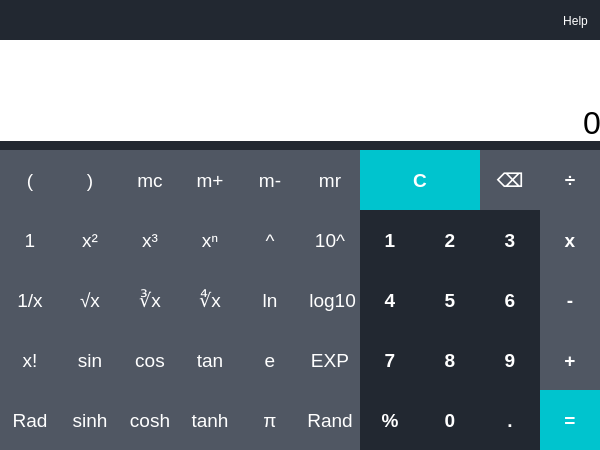
<?xml version="1.0" encoding="UTF-8"?>
<ui version="4.0">
 <class>Dialog</class>
 <widget class="QDialog" name="Dialog">
  <property name="geometry">
   <rect>
    <x>0</x>
    <y>0</y>
    <width>600</width>
    <height>450</height>
   </rect>
  </property>
  <property name="windowTitle">
   <string>Dialog</string>
  </property>
  <property name="styleSheet">
   <string notr="true">background-color:rgb(34, 40, 49);


</string>
  </property>
  <widget class="QPushButton" name="button_help">
   <property name="geometry">
    <rect>
     <x>550</x>
     <y>10</y>
     <width>51</width>
     <height>21</height>
    </rect>
   </property>
   <property name="styleSheet">
    <string notr="true">QPushButton{
color:rgb(255,255,255);
border-style:none
}

QPushButton:hover{
color:rgb(0,0,0);
background-color:rgb(149, 153, 160);
border-radius: 25px;

}</string>
   </property>
   <property name="text">
    <string>Help</string>
   </property>
  </widget>
  <widget class="QLabel" name="label">
   <property name="geometry">
    <rect>
     <x>0</x>
     <y>40</y>
     <width>601</width>
     <height>101</height>
    </rect>
   </property>
   <property name="font">
    <font>
     <family>Microsoft YaHei UI</family>
     <pointsize>24</pointsize>
    </font>
   </property>
   <property name="styleSheet">
    <string notr="true">background-color:rgb(255, 255, 255);
</string>
   </property>
   <property name="text">
    <string>0</string>
   </property>
   <property name="alignment">
    <set>Qt::AlignBottom|Qt::AlignRight|Qt::AlignTrailing</set>
   </property>
   <property name="margin">
    <number>10</number>
   </property>
  </widget>
  <widget class="QPushButton" name="button_number_one">
   <property name="geometry">
    <rect>
     <x>360</x>
     <y>210</y>
     <width>60</width>
     <height>60</height>
    </rect>
   </property>
   <property name="font">
    <font>
     <family>Microsoft YaHei UI</family>
     <pointsize>14</pointsize>
     <weight>75</weight>
     <bold>true</bold>
    </font>
   </property>
   <property name="styleSheet">
    <string notr="true">QPushButton{
color:rgb(255,255,255);
border-style:none
}

QPushButton:pressed{
color:rgb(0,0,0);
background-color:rgb(149, 153, 160);
}</string>
   </property>
   <property name="text">
    <string>1</string>
   </property>
  </widget>
  <widget class="QPushButton" name="button_logo">
   <property name="geometry">
    <rect>
     <x>10</x>
     <y>10</y>
     <width>31</width>
     <height>21</height>
    </rect>
   </property>
   <property name="styleSheet">
    <string notr="true">
QPushButton{
color:rgb(255,255,255);
border-style:none;
background-image:url(:/Logo/calculator_logo.png);
}

QPushButton:hover{
color:rgb(0,0,0);
background-color:rgb(141, 191, 41);
border-radius: 25px;

}</string>
   </property>
   <property name="text">
    <string/>
   </property>
  </widget>
  <widget class="QPushButton" name="button_number_one_2">
   <property name="geometry">
    <rect>
     <x>0</x>
     <y>150</y>
     <width>60</width>
     <height>60</height>
    </rect>
   </property>
   <property name="font">
    <font>
     <family>Microsoft YaHei UI</family>
     <pointsize>14</pointsize>
     <weight>50</weight>
     <bold>false</bold>
    </font>
   </property>
   <property name="styleSheet">
    <string notr="true">QPushButton{
color:rgb(255,255,255);
background-color:rgb(80, 87, 99);
border-style:none
}

QPushButton:pressed{
color:rgb(0,0,0);
background-color:rgb(149, 153, 160);
}</string>
   </property>
   <property name="text">
    <string>(</string>
   </property>
  </widget>
  <widget class="QPushButton" name="button_number_one_3">
   <property name="geometry">
    <rect>
     <x>60</x>
     <y>150</y>
     <width>60</width>
     <height>60</height>
    </rect>
   </property>
   <property name="font">
    <font>
     <family>Microsoft YaHei UI</family>
     <pointsize>14</pointsize>
     <weight>50</weight>
     <bold>false</bold>
    </font>
   </property>
   <property name="styleSheet">
    <string notr="true">QPushButton{
color:rgb(255,255,255);
background-color:rgb(80, 87, 99);
border-style:none
}

QPushButton:pressed{
color:rgb(0,0,0);
background-color:rgb(149, 153, 160);
}</string>
   </property>
   <property name="text">
    <string>)</string>
   </property>
  </widget>
  <widget class="QPushButton" name="button_number_one_4">
   <property name="geometry">
    <rect>
     <x>120</x>
     <y>150</y>
     <width>60</width>
     <height>60</height>
    </rect>
   </property>
   <property name="font">
    <font>
     <family>Microsoft YaHei UI</family>
     <pointsize>14</pointsize>
     <weight>50</weight>
     <bold>false</bold>
    </font>
   </property>
   <property name="styleSheet">
    <string notr="true">QPushButton{
color:rgb(255,255,255);
background-color:rgb(80, 87, 99);
border-style:none
}

QPushButton:pressed{
color:rgb(0,0,0);
background-color:rgb(149, 153, 160);
}</string>
   </property>
   <property name="text">
    <string>mc</string>
   </property>
  </widget>
  <widget class="QPushButton" name="button_number_one_5">
   <property name="geometry">
    <rect>
     <x>180</x>
     <y>150</y>
     <width>60</width>
     <height>60</height>
    </rect>
   </property>
   <property name="font">
    <font>
     <family>Microsoft YaHei UI</family>
     <pointsize>14</pointsize>
     <weight>50</weight>
     <bold>false</bold>
    </font>
   </property>
   <property name="styleSheet">
    <string notr="true">QPushButton{
color:rgb(255,255,255);
background-color:rgb(80, 87, 99);
border-style:none
}

QPushButton:pressed{
color:rgb(0,0,0);
background-color:rgb(149, 153, 160);
}</string>
   </property>
   <property name="text">
    <string>m+</string>
   </property>
  </widget>
  <widget class="QPushButton" name="button_number_one_6">
   <property name="geometry">
    <rect>
     <x>240</x>
     <y>150</y>
     <width>60</width>
     <height>60</height>
    </rect>
   </property>
   <property name="font">
    <font>
     <family>Microsoft YaHei UI</family>
     <pointsize>14</pointsize>
     <weight>50</weight>
     <bold>false</bold>
    </font>
   </property>
   <property name="styleSheet">
    <string notr="true">QPushButton{
color:rgb(255,255,255);
background-color:rgb(80, 87, 99);
border-style:none
}

QPushButton:pressed{
color:rgb(0,0,0);
background-color:rgb(149, 153, 160);
}</string>
   </property>
   <property name="text">
    <string>m-</string>
   </property>
  </widget>
  <widget class="QPushButton" name="button_number_one_8">
   <property name="geometry">
    <rect>
     <x>300</x>
     <y>150</y>
     <width>60</width>
     <height>60</height>
    </rect>
   </property>
   <property name="font">
    <font>
     <family>Microsoft YaHei UI</family>
     <pointsize>14</pointsize>
     <weight>50</weight>
     <bold>false</bold>
    </font>
   </property>
   <property name="styleSheet">
    <string notr="true">QPushButton{
color:rgb(255,255,255);
background-color:rgb(80, 87, 99);
border-style:none
}

QPushButton:pressed{
color:rgb(0,0,0);
background-color:rgb(149, 153, 160);
}</string>
   </property>
   <property name="text">
    <string>mr</string>
   </property>
  </widget>
  <widget class="QPushButton" name="button_number_one_9">
   <property name="geometry">
    <rect>
     <x>540</x>
     <y>150</y>
     <width>60</width>
     <height>60</height>
    </rect>
   </property>
   <property name="font">
    <font>
     <family>Microsoft YaHei UI</family>
     <pointsize>14</pointsize>
     <weight>75</weight>
     <bold>true</bold>
    </font>
   </property>
   <property name="styleSheet">
    <string notr="true">QPushButton{
color:rgb(255,255,255);
background-color:rgb(80, 87, 99);
border-style:none
}

QPushButton:pressed{
color:rgb(0,0,0);
background-color:rgb(149, 153, 160);
}</string>
   </property>
   <property name="text">
    <string>÷</string>
   </property>
  </widget>
  <widget class="QPushButton" name="button_number_one_10">
   <property name="geometry">
    <rect>
     <x>360</x>
     <y>150</y>
     <width>120</width>
     <height>60</height>
    </rect>
   </property>
   <property name="font">
    <font>
     <family>Microsoft YaHei UI</family>
     <pointsize>14</pointsize>
     <weight>75</weight>
     <bold>true</bold>
    </font>
   </property>
   <property name="styleSheet">
    <string notr="true">QPushButton{
color:rgb(255,255,255);
background-color:rgb(0, 196, 206);
border-style:none
}

QPushButton:pressed{
color:rgb(0,0,0);
background-color:rgb(107, 233, 239);
}</string>
   </property>
   <property name="text">
    <string>C</string>
   </property>
  </widget>
  <widget class="QPushButton" name="button_number_one_11">
   <property name="geometry">
    <rect>
     <x>480</x>
     <y>150</y>
     <width>60</width>
     <height>60</height>
    </rect>
   </property>
   <property name="font">
    <font>
     <family>Microsoft YaHei UI</family>
     <pointsize>14</pointsize>
     <weight>75</weight>
     <bold>true</bold>
    </font>
   </property>
   <property name="styleSheet">
    <string notr="true">QPushButton{
color:rgb(255,255,255);
background-color:rgb(80, 87, 99);
border-style:none
}

QPushButton:pressed{
color:rgb(0,0,0);
background-color:rgb(149, 153, 160);
}</string>
   </property>
   <property name="text">
    <string>⌫</string>
   </property>
  </widget>
  <widget class="QPushButton" name="button_number_one_12">
   <property name="geometry">
    <rect>
     <x>120</x>
     <y>210</y>
     <width>60</width>
     <height>60</height>
    </rect>
   </property>
   <property name="font">
    <font>
     <family>Microsoft YaHei UI</family>
     <pointsize>14</pointsize>
     <weight>50</weight>
     <bold>false</bold>
    </font>
   </property>
   <property name="styleSheet">
    <string notr="true">QPushButton{
color:rgb(255,255,255);
background-color:rgb(80, 87, 99);
border-style:none
}

QPushButton:pressed{
color:rgb(0,0,0);
background-color:rgb(149, 153, 160);
}</string>
   </property>
   <property name="text">
    <string>x³</string>
   </property>
  </widget>
  <widget class="QPushButton" name="button_number_one_13">
   <property name="geometry">
    <rect>
     <x>0</x>
     <y>210</y>
     <width>60</width>
     <height>60</height>
    </rect>
   </property>
   <property name="font">
    <font>
     <family>Microsoft YaHei UI</family>
     <pointsize>14</pointsize>
     <weight>50</weight>
     <bold>false</bold>
    </font>
   </property>
   <property name="styleSheet">
    <string notr="true">QPushButton{
color:rgb(255,255,255);
background-color:rgb(80, 87, 99);
border-style:none
}

QPushButton:pressed{
color:rgb(0,0,0);
background-color:rgb(149, 153, 160);
}</string>
   </property>
   <property name="text">
    <string>1</string>
   </property>
  </widget>
  <widget class="QPushButton" name="button_number_one_14">
   <property name="geometry">
    <rect>
     <x>240</x>
     <y>210</y>
     <width>60</width>
     <height>60</height>
    </rect>
   </property>
   <property name="font">
    <font>
     <family>Microsoft YaHei UI</family>
     <pointsize>14</pointsize>
     <weight>50</weight>
     <bold>false</bold>
    </font>
   </property>
   <property name="styleSheet">
    <string notr="true">QPushButton{
color:rgb(255,255,255);
background-color:rgb(80, 87, 99);
border-style:none
}

QPushButton:pressed{
color:rgb(0,0,0);
background-color:rgb(149, 153, 160);
}</string>
   </property>
   <property name="text">
    <string>^</string>
   </property>
  </widget>
  <widget class="QPushButton" name="button_number_one_15">
   <property name="geometry">
    <rect>
     <x>300</x>
     <y>210</y>
     <width>60</width>
     <height>60</height>
    </rect>
   </property>
   <property name="font">
    <font>
     <family>Microsoft YaHei UI</family>
     <pointsize>14</pointsize>
     <weight>50</weight>
     <bold>false</bold>
    </font>
   </property>
   <property name="styleSheet">
    <string notr="true">QPushButton{
color:rgb(255,255,255);
background-color:rgb(80, 87, 99);
border-style:none
}

QPushButton:pressed{
color:rgb(0,0,0);
background-color:rgb(149, 153, 160);
}</string>
   </property>
   <property name="text">
    <string>10^</string>
   </property>
  </widget>
  <widget class="QPushButton" name="button_number_one_16">
   <property name="geometry">
    <rect>
     <x>60</x>
     <y>210</y>
     <width>60</width>
     <height>60</height>
    </rect>
   </property>
   <property name="font">
    <font>
     <family>Microsoft YaHei UI</family>
     <pointsize>14</pointsize>
     <weight>50</weight>
     <bold>false</bold>
    </font>
   </property>
   <property name="styleSheet">
    <string notr="true">QPushButton{
color:rgb(255,255,255);
background-color:rgb(80, 87, 99);
border-style:none
}

QPushButton:pressed{
color:rgb(0,0,0);
background-color:rgb(149, 153, 160);
}</string>
   </property>
   <property name="text">
    <string>x²</string>
   </property>
  </widget>
  <widget class="QPushButton" name="button_number_one_17">
   <property name="geometry">
    <rect>
     <x>180</x>
     <y>210</y>
     <width>60</width>
     <height>60</height>
    </rect>
   </property>
   <property name="font">
    <font>
     <family>Microsoft YaHei UI</family>
     <pointsize>14</pointsize>
     <weight>50</weight>
     <bold>false</bold>
    </font>
   </property>
   <property name="styleSheet">
    <string notr="true">QPushButton{
color:rgb(255,255,255);
background-color:rgb(80, 87, 99);
border-style:none
}

QPushButton:pressed{
color:rgb(0,0,0);
background-color:rgb(149, 153, 160);
}</string>
   </property>
   <property name="text">
    <string>xⁿ</string>
   </property>
  </widget>
  <widget class="QPushButton" name="button_number_one_18">
   <property name="geometry">
    <rect>
     <x>120</x>
     <y>270</y>
     <width>60</width>
     <height>60</height>
    </rect>
   </property>
   <property name="font">
    <font>
     <family>Microsoft YaHei UI</family>
     <pointsize>14</pointsize>
     <weight>50</weight>
     <bold>false</bold>
    </font>
   </property>
   <property name="styleSheet">
    <string notr="true">QPushButton{
color:rgb(255,255,255);
background-color:rgb(80, 87, 99);
border-style:none
}

QPushButton:pressed{
color:rgb(0,0,0);
background-color:rgb(149, 153, 160);
}</string>
   </property>
   <property name="text">
    <string>∛x</string>
   </property>
  </widget>
  <widget class="QPushButton" name="button_number_one_19">
   <property name="geometry">
    <rect>
     <x>0</x>
     <y>270</y>
     <width>60</width>
     <height>60</height>
    </rect>
   </property>
   <property name="font">
    <font>
     <family>Microsoft YaHei UI</family>
     <pointsize>14</pointsize>
     <weight>50</weight>
     <bold>false</bold>
    </font>
   </property>
   <property name="styleSheet">
    <string notr="true">QPushButton{
color:rgb(255,255,255);
background-color:rgb(80, 87, 99);
border-style:none
}

QPushButton:pressed{
color:rgb(0,0,0);
background-color:rgb(149, 153, 160);
}</string>
   </property>
   <property name="text">
    <string>1/x</string>
   </property>
  </widget>
  <widget class="QPushButton" name="button_number_one_20">
   <property name="geometry">
    <rect>
     <x>240</x>
     <y>270</y>
     <width>60</width>
     <height>60</height>
    </rect>
   </property>
   <property name="font">
    <font>
     <family>Microsoft YaHei UI</family>
     <pointsize>14</pointsize>
     <weight>50</weight>
     <bold>false</bold>
    </font>
   </property>
   <property name="styleSheet">
    <string notr="true">QPushButton{
color:rgb(255,255,255);
background-color:rgb(80, 87, 99);
border-style:none
}

QPushButton:pressed{
color:rgb(0,0,0);
background-color:rgb(149, 153, 160);
}</string>
   </property>
   <property name="text">
    <string>ln</string>
   </property>
  </widget>
  <widget class="QPushButton" name="button_number_one_21">
   <property name="geometry">
    <rect>
     <x>300</x>
     <y>270</y>
     <width>60</width>
     <height>60</height>
    </rect>
   </property>
   <property name="font">
    <font>
     <family>Microsoft YaHei UI</family>
     <pointsize>14</pointsize>
     <weight>50</weight>
     <bold>false</bold>
    </font>
   </property>
   <property name="styleSheet">
    <string notr="true">QPushButton{
color:rgb(255,255,255);
background-color:rgb(80, 87, 99);
border-style:none
}

QPushButton:pressed{
color:rgb(0,0,0);
background-color:rgb(149, 153, 160);
}</string>
   </property>
   <property name="text">
    <string> log10</string>
   </property>
  </widget>
  <widget class="QPushButton" name="button_number_one_22">
   <property name="geometry">
    <rect>
     <x>60</x>
     <y>270</y>
     <width>60</width>
     <height>60</height>
    </rect>
   </property>
   <property name="font">
    <font>
     <family>Microsoft YaHei UI</family>
     <pointsize>14</pointsize>
     <weight>50</weight>
     <bold>false</bold>
    </font>
   </property>
   <property name="styleSheet">
    <string notr="true">QPushButton{
color:rgb(255,255,255);
background-color:rgb(80, 87, 99);
border-style:none
}

QPushButton:pressed{
color:rgb(0,0,0);
background-color:rgb(149, 153, 160);
}</string>
   </property>
   <property name="text">
    <string>√x</string>
   </property>
  </widget>
  <widget class="QPushButton" name="button_number_one_23">
   <property name="geometry">
    <rect>
     <x>180</x>
     <y>270</y>
     <width>60</width>
     <height>60</height>
    </rect>
   </property>
   <property name="font">
    <font>
     <family>Microsoft YaHei UI</family>
     <pointsize>14</pointsize>
     <weight>50</weight>
     <bold>false</bold>
    </font>
   </property>
   <property name="styleSheet">
    <string notr="true">QPushButton{
color:rgb(255,255,255);
background-color:rgb(80, 87, 99);
border-style:none
}

QPushButton:pressed{
color:rgb(0,0,0);
background-color:rgb(149, 153, 160);
}</string>
   </property>
   <property name="text">
    <string>∜x</string>
   </property>
  </widget>
  <widget class="QPushButton" name="button_number_one_24">
   <property name="geometry">
    <rect>
     <x>120</x>
     <y>330</y>
     <width>60</width>
     <height>60</height>
    </rect>
   </property>
   <property name="font">
    <font>
     <family>Microsoft YaHei UI</family>
     <pointsize>14</pointsize>
     <weight>50</weight>
     <bold>false</bold>
    </font>
   </property>
   <property name="styleSheet">
    <string notr="true">QPushButton{
color:rgb(255,255,255);
background-color:rgb(80, 87, 99);
border-style:none
}

QPushButton:pressed{
color:rgb(0,0,0);
background-color:rgb(149, 153, 160);
}</string>
   </property>
   <property name="text">
    <string>cos</string>
   </property>
  </widget>
  <widget class="QPushButton" name="button_number_one_25">
   <property name="geometry">
    <rect>
     <x>0</x>
     <y>330</y>
     <width>60</width>
     <height>60</height>
    </rect>
   </property>
   <property name="font">
    <font>
     <family>Microsoft YaHei UI</family>
     <pointsize>14</pointsize>
     <weight>50</weight>
     <bold>false</bold>
    </font>
   </property>
   <property name="styleSheet">
    <string notr="true">QPushButton{
color:rgb(255,255,255);
background-color:rgb(80, 87, 99);
border-style:none
}

QPushButton:pressed{
color:rgb(0,0,0);
background-color:rgb(149, 153, 160);
}</string>
   </property>
   <property name="text">
    <string>x!</string>
   </property>
  </widget>
  <widget class="QPushButton" name="button_number_one_26">
   <property name="geometry">
    <rect>
     <x>240</x>
     <y>330</y>
     <width>60</width>
     <height>60</height>
    </rect>
   </property>
   <property name="font">
    <font>
     <family>Microsoft YaHei UI</family>
     <pointsize>14</pointsize>
     <weight>50</weight>
     <bold>false</bold>
    </font>
   </property>
   <property name="styleSheet">
    <string notr="true">QPushButton{
color:rgb(255,255,255);
background-color:rgb(80, 87, 99);
border-style:none
}

QPushButton:pressed{
color:rgb(0,0,0);
background-color:rgb(149, 153, 160);
}</string>
   </property>
   <property name="text">
    <string>e</string>
   </property>
  </widget>
  <widget class="QPushButton" name="button_number_one_27">
   <property name="geometry">
    <rect>
     <x>300</x>
     <y>330</y>
     <width>60</width>
     <height>60</height>
    </rect>
   </property>
   <property name="font">
    <font>
     <family>Microsoft YaHei UI</family>
     <pointsize>14</pointsize>
     <weight>50</weight>
     <bold>false</bold>
    </font>
   </property>
   <property name="styleSheet">
    <string notr="true">QPushButton{
color:rgb(255,255,255);
background-color:rgb(80, 87, 99);
border-style:none
}

QPushButton:pressed{
color:rgb(0,0,0);
background-color:rgb(149, 153, 160);
}</string>
   </property>
   <property name="text">
    <string>EXP</string>
   </property>
  </widget>
  <widget class="QPushButton" name="button_number_one_28">
   <property name="geometry">
    <rect>
     <x>60</x>
     <y>330</y>
     <width>60</width>
     <height>60</height>
    </rect>
   </property>
   <property name="font">
    <font>
     <family>Microsoft YaHei UI</family>
     <pointsize>14</pointsize>
     <weight>50</weight>
     <bold>false</bold>
    </font>
   </property>
   <property name="styleSheet">
    <string notr="true">QPushButton{
color:rgb(255,255,255);
background-color:rgb(80, 87, 99);
border-style:none
}

QPushButton:pressed{
color:rgb(0,0,0);
background-color:rgb(149, 153, 160);
}</string>
   </property>
   <property name="text">
    <string>sin</string>
   </property>
  </widget>
  <widget class="QPushButton" name="button_number_one_29">
   <property name="geometry">
    <rect>
     <x>180</x>
     <y>330</y>
     <width>60</width>
     <height>60</height>
    </rect>
   </property>
   <property name="font">
    <font>
     <family>Microsoft YaHei UI</family>
     <pointsize>14</pointsize>
     <weight>50</weight>
     <bold>false</bold>
    </font>
   </property>
   <property name="styleSheet">
    <string notr="true">QPushButton{
color:rgb(255,255,255);
background-color:rgb(80, 87, 99);
border-style:none
}

QPushButton:pressed{
color:rgb(0,0,0);
background-color:rgb(149, 153, 160);
}</string>
   </property>
   <property name="text">
    <string>tan</string>
   </property>
  </widget>
  <widget class="QPushButton" name="button_number_one_30">
   <property name="geometry">
    <rect>
     <x>120</x>
     <y>390</y>
     <width>60</width>
     <height>60</height>
    </rect>
   </property>
   <property name="font">
    <font>
     <family>Microsoft YaHei UI</family>
     <pointsize>14</pointsize>
     <weight>50</weight>
     <bold>false</bold>
    </font>
   </property>
   <property name="styleSheet">
    <string notr="true">QPushButton{
color:rgb(255,255,255);
background-color:rgb(80, 87, 99);
border-style:none
}

QPushButton:pressed{
color:rgb(0,0,0);
background-color:rgb(149, 153, 160);
}</string>
   </property>
   <property name="text">
    <string>cosh</string>
   </property>
  </widget>
  <widget class="QPushButton" name="button_number_one_31">
   <property name="geometry">
    <rect>
     <x>0</x>
     <y>390</y>
     <width>60</width>
     <height>60</height>
    </rect>
   </property>
   <property name="font">
    <font>
     <family>Microsoft YaHei UI</family>
     <pointsize>14</pointsize>
     <weight>50</weight>
     <bold>false</bold>
    </font>
   </property>
   <property name="styleSheet">
    <string notr="true">QPushButton{
color:rgb(255,255,255);
background-color:rgb(80, 87, 99);
border-style:none
}

QPushButton:pressed{
color:rgb(0,0,0);
background-color:rgb(149, 153, 160);
}</string>
   </property>
   <property name="text">
    <string>Rad</string>
   </property>
  </widget>
  <widget class="QPushButton" name="button_number_one_32">
   <property name="geometry">
    <rect>
     <x>240</x>
     <y>390</y>
     <width>60</width>
     <height>60</height>
    </rect>
   </property>
   <property name="font">
    <font>
     <family>Microsoft YaHei UI</family>
     <pointsize>14</pointsize>
     <weight>50</weight>
     <bold>false</bold>
    </font>
   </property>
   <property name="styleSheet">
    <string notr="true">QPushButton{
color:rgb(255,255,255);
background-color:rgb(80, 87, 99);
border-style:none
}

QPushButton:pressed{
color:rgb(0,0,0);
background-color:rgb(149, 153, 160);
}</string>
   </property>
   <property name="text">
    <string>π</string>
   </property>
  </widget>
  <widget class="QPushButton" name="button_number_one_33">
   <property name="geometry">
    <rect>
     <x>300</x>
     <y>390</y>
     <width>60</width>
     <height>60</height>
    </rect>
   </property>
   <property name="font">
    <font>
     <family>Microsoft YaHei UI</family>
     <pointsize>14</pointsize>
     <weight>50</weight>
     <bold>false</bold>
    </font>
   </property>
   <property name="styleSheet">
    <string notr="true">QPushButton{
color:rgb(255,255,255);
background-color:rgb(80, 87, 99);
border-style:none
}

QPushButton:pressed{
color:rgb(0,0,0);
background-color:rgb(149, 153, 160);
}</string>
   </property>
   <property name="text">
    <string>Rand</string>
   </property>
  </widget>
  <widget class="QPushButton" name="button_number_one_34">
   <property name="geometry">
    <rect>
     <x>60</x>
     <y>390</y>
     <width>60</width>
     <height>60</height>
    </rect>
   </property>
   <property name="font">
    <font>
     <family>Microsoft YaHei UI</family>
     <pointsize>14</pointsize>
     <weight>50</weight>
     <bold>false</bold>
    </font>
   </property>
   <property name="styleSheet">
    <string notr="true">QPushButton{
color:rgb(255,255,255);
background-color:rgb(80, 87, 99);
border-style:none
}

QPushButton:pressed{
color:rgb(0,0,0);
background-color:rgb(149, 153, 160);
}</string>
   </property>
   <property name="text">
    <string>sinh</string>
   </property>
  </widget>
  <widget class="QPushButton" name="button_number_one_35">
   <property name="geometry">
    <rect>
     <x>180</x>
     <y>390</y>
     <width>60</width>
     <height>60</height>
    </rect>
   </property>
   <property name="font">
    <font>
     <family>Microsoft YaHei UI</family>
     <pointsize>14</pointsize>
     <weight>50</weight>
     <bold>false</bold>
    </font>
   </property>
   <property name="styleSheet">
    <string notr="true">QPushButton{
color:rgb(255,255,255);
background-color:rgb(80, 87, 99);
border-style:none
}

QPushButton:pressed{
color:rgb(0,0,0);
background-color:rgb(149, 153, 160);
}</string>
   </property>
   <property name="text">
    <string>tanh</string>
   </property>
  </widget>
  <widget class="QPushButton" name="button_number_one_36">
   <property name="geometry">
    <rect>
     <x>420</x>
     <y>210</y>
     <width>60</width>
     <height>60</height>
    </rect>
   </property>
   <property name="font">
    <font>
     <family>Microsoft YaHei UI</family>
     <pointsize>14</pointsize>
     <weight>75</weight>
     <bold>true</bold>
    </font>
   </property>
   <property name="styleSheet">
    <string notr="true">QPushButton{
color:rgb(255,255,255);
border-style:none
}

QPushButton:pressed{
color:rgb(0,0,0);
background-color:rgb(149, 153, 160);
}</string>
   </property>
   <property name="text">
    <string>2</string>
   </property>
  </widget>
  <widget class="QPushButton" name="button_number_one_37">
   <property name="geometry">
    <rect>
     <x>480</x>
     <y>210</y>
     <width>60</width>
     <height>60</height>
    </rect>
   </property>
   <property name="font">
    <font>
     <family>Microsoft YaHei UI</family>
     <pointsize>14</pointsize>
     <weight>75</weight>
     <bold>true</bold>
    </font>
   </property>
   <property name="styleSheet">
    <string notr="true">QPushButton{
color:rgb(255,255,255);
border-style:none
}

QPushButton:pressed{
color:rgb(0,0,0);
background-color:rgb(149, 153, 160);
}</string>
   </property>
   <property name="text">
    <string>3</string>
   </property>
  </widget>
  <widget class="QPushButton" name="button_number_one_38">
   <property name="geometry">
    <rect>
     <x>420</x>
     <y>270</y>
     <width>60</width>
     <height>60</height>
    </rect>
   </property>
   <property name="font">
    <font>
     <family>Microsoft YaHei UI</family>
     <pointsize>14</pointsize>
     <weight>75</weight>
     <bold>true</bold>
    </font>
   </property>
   <property name="styleSheet">
    <string notr="true">QPushButton{
color:rgb(255,255,255);
border-style:none
}

QPushButton:pressed{
color:rgb(0,0,0);
background-color:rgb(149, 153, 160);
}</string>
   </property>
   <property name="text">
    <string>5</string>
   </property>
  </widget>
  <widget class="QPushButton" name="button_number_one_39">
   <property name="geometry">
    <rect>
     <x>360</x>
     <y>270</y>
     <width>60</width>
     <height>60</height>
    </rect>
   </property>
   <property name="font">
    <font>
     <family>Microsoft YaHei UI</family>
     <pointsize>14</pointsize>
     <weight>75</weight>
     <bold>true</bold>
    </font>
   </property>
   <property name="styleSheet">
    <string notr="true">QPushButton{
color:rgb(255,255,255);
border-style:none
}

QPushButton:pressed{
color:rgb(0,0,0);
background-color:rgb(149, 153, 160);
}</string>
   </property>
   <property name="text">
    <string>4</string>
   </property>
  </widget>
  <widget class="QPushButton" name="button_number_one_40">
   <property name="geometry">
    <rect>
     <x>480</x>
     <y>270</y>
     <width>60</width>
     <height>60</height>
    </rect>
   </property>
   <property name="font">
    <font>
     <family>Microsoft YaHei UI</family>
     <pointsize>14</pointsize>
     <weight>75</weight>
     <bold>true</bold>
    </font>
   </property>
   <property name="styleSheet">
    <string notr="true">QPushButton{
color:rgb(255,255,255);
border-style:none
}

QPushButton:pressed{
color:rgb(0,0,0);
background-color:rgb(149, 153, 160);
}</string>
   </property>
   <property name="text">
    <string>6</string>
   </property>
  </widget>
  <widget class="QPushButton" name="button_number_one_41">
   <property name="geometry">
    <rect>
     <x>420</x>
     <y>330</y>
     <width>60</width>
     <height>60</height>
    </rect>
   </property>
   <property name="font">
    <font>
     <family>Microsoft YaHei UI</family>
     <pointsize>14</pointsize>
     <weight>75</weight>
     <bold>true</bold>
    </font>
   </property>
   <property name="styleSheet">
    <string notr="true">QPushButton{
color:rgb(255,255,255);
border-style:none
}

QPushButton:pressed{
color:rgb(0,0,0);
background-color:rgb(149, 153, 160);
}</string>
   </property>
   <property name="text">
    <string>8</string>
   </property>
  </widget>
  <widget class="QPushButton" name="button_number_one_42">
   <property name="geometry">
    <rect>
     <x>360</x>
     <y>330</y>
     <width>60</width>
     <height>60</height>
    </rect>
   </property>
   <property name="font">
    <font>
     <family>Microsoft YaHei UI</family>
     <pointsize>14</pointsize>
     <weight>75</weight>
     <bold>true</bold>
    </font>
   </property>
   <property name="styleSheet">
    <string notr="true">QPushButton{
color:rgb(255,255,255);
border-style:none
}

QPushButton:pressed{
color:rgb(0,0,0);
background-color:rgb(149, 153, 160);
}</string>
   </property>
   <property name="text">
    <string>7</string>
   </property>
  </widget>
  <widget class="QPushButton" name="button_number_one_43">
   <property name="geometry">
    <rect>
     <x>480</x>
     <y>330</y>
     <width>60</width>
     <height>60</height>
    </rect>
   </property>
   <property name="font">
    <font>
     <family>Microsoft YaHei UI</family>
     <pointsize>14</pointsize>
     <weight>75</weight>
     <bold>true</bold>
    </font>
   </property>
   <property name="styleSheet">
    <string notr="true">QPushButton{
color:rgb(255,255,255);
border-style:none
}

QPushButton:pressed{
color:rgb(0,0,0);
background-color:rgb(149, 153, 160);
}</string>
   </property>
   <property name="text">
    <string>9</string>
   </property>
  </widget>
  <widget class="QPushButton" name="button_number_one_44">
   <property name="geometry">
    <rect>
     <x>420</x>
     <y>390</y>
     <width>60</width>
     <height>60</height>
    </rect>
   </property>
   <property name="font">
    <font>
     <family>Microsoft YaHei UI</family>
     <pointsize>14</pointsize>
     <weight>75</weight>
     <bold>true</bold>
    </font>
   </property>
   <property name="styleSheet">
    <string notr="true">QPushButton{
color:rgb(255,255,255);
border-style:none
}

QPushButton:pressed{
color:rgb(0,0,0);
background-color:rgb(149, 153, 160);
}</string>
   </property>
   <property name="text">
    <string>0</string>
   </property>
  </widget>
  <widget class="QPushButton" name="button_number_one_45">
   <property name="geometry">
    <rect>
     <x>360</x>
     <y>390</y>
     <width>60</width>
     <height>60</height>
    </rect>
   </property>
   <property name="font">
    <font>
     <family>Microsoft YaHei UI</family>
     <pointsize>14</pointsize>
     <weight>75</weight>
     <bold>true</bold>
    </font>
   </property>
   <property name="styleSheet">
    <string notr="true">QPushButton{
color:rgb(255,255,255);
border-style:none
}

QPushButton:pressed{
color:rgb(0,0,0);
background-color:rgb(149, 153, 160);
}</string>
   </property>
   <property name="text">
    <string>%</string>
   </property>
  </widget>
  <widget class="QPushButton" name="button_number_one_46">
   <property name="geometry">
    <rect>
     <x>480</x>
     <y>390</y>
     <width>60</width>
     <height>60</height>
    </rect>
   </property>
   <property name="font">
    <font>
     <family>Microsoft YaHei UI</family>
     <pointsize>14</pointsize>
     <weight>75</weight>
     <bold>true</bold>
    </font>
   </property>
   <property name="styleSheet">
    <string notr="true">QPushButton{
color:rgb(255,255,255);
border-style:none
}

QPushButton:pressed{
color:rgb(0,0,0);
background-color:rgb(149, 153, 160);
}</string>
   </property>
   <property name="text">
    <string>.</string>
   </property>
  </widget>
  <widget class="QPushButton" name="button_number_one_47">
   <property name="geometry">
    <rect>
     <x>540</x>
     <y>210</y>
     <width>60</width>
     <height>60</height>
    </rect>
   </property>
   <property name="font">
    <font>
     <family>Microsoft YaHei UI</family>
     <pointsize>14</pointsize>
     <weight>75</weight>
     <bold>true</bold>
    </font>
   </property>
   <property name="styleSheet">
    <string notr="true">QPushButton{
color:rgb(255,255,255);
background-color:rgb(80, 87, 99);
border-style:none
}

QPushButton:pressed{
color:rgb(0,0,0);
background-color:rgb(149, 153, 160);
}</string>
   </property>
   <property name="text">
    <string>x</string>
   </property>
  </widget>
  <widget class="QPushButton" name="button_number_one_48">
   <property name="geometry">
    <rect>
     <x>540</x>
     <y>270</y>
     <width>60</width>
     <height>60</height>
    </rect>
   </property>
   <property name="font">
    <font>
     <family>Microsoft YaHei UI</family>
     <pointsize>14</pointsize>
     <weight>75</weight>
     <bold>true</bold>
    </font>
   </property>
   <property name="styleSheet">
    <string notr="true">QPushButton{
color:rgb(255,255,255);
background-color:rgb(80, 87, 99);
border-style:none
}

QPushButton:pressed{
color:rgb(0,0,0);
background-color:rgb(149, 153, 160);
}</string>
   </property>
   <property name="text">
    <string>-</string>
   </property>
  </widget>
  <widget class="QPushButton" name="button_number_one_49">
   <property name="geometry">
    <rect>
     <x>540</x>
     <y>330</y>
     <width>60</width>
     <height>60</height>
    </rect>
   </property>
   <property name="font">
    <font>
     <family>Microsoft YaHei UI</family>
     <pointsize>14</pointsize>
     <weight>75</weight>
     <bold>true</bold>
    </font>
   </property>
   <property name="styleSheet">
    <string notr="true">QPushButton{
color:rgb(255,255,255);
background-color:rgb(80, 87, 99);
border-style:none
}

QPushButton:pressed{
color:rgb(0,0,0);
background-color:rgb(149, 153, 160);
}</string>
   </property>
   <property name="text">
    <string>+</string>
   </property>
  </widget>
  <widget class="QPushButton" name="button_number_one_50">
   <property name="geometry">
    <rect>
     <x>540</x>
     <y>390</y>
     <width>60</width>
     <height>60</height>
    </rect>
   </property>
   <property name="font">
    <font>
     <family>Microsoft YaHei UI</family>
     <pointsize>14</pointsize>
     <weight>75</weight>
     <bold>true</bold>
    </font>
   </property>
   <property name="styleSheet">
    <string notr="true">QPushButton{
color:rgb(255,255,255);
background-color:rgb(0, 196, 206);
border-style:none
}

QPushButton:pressed{
color:rgb(0,0,0);
background-color:rgb(107, 233, 239);
}</string>
   </property>
   <property name="text">
    <string>=</string>
   </property>
  </widget>
 </widget>
 <resources/>
 <connections/>
</ui>
